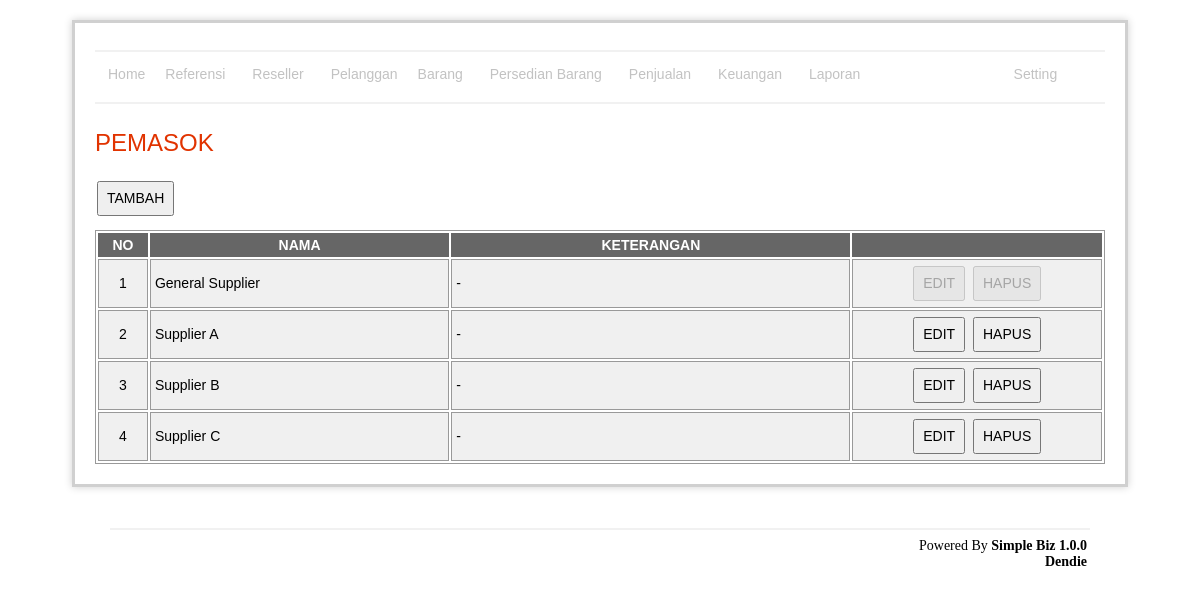
Page /suplier/index.php (signed in) on the committed database.
### tables this page shows
CREATE TABLE `suplier`  (
  `id` int(11) NOT NULL AUTO_INCREMENT,
  `name` varchar(255) NOT NULL,
  `description` tinytext NULL,
  `is_fix` enum('0','1') NOT NULL DEFAULT '0' COMMENT '0= can be delete, 1= not delete',
  `is_delete` enum('0','1') NOT NULL DEFAULT '0' COMMENT '0=no delete, 1=delete',
  PRIMARY KEY (`id`) USING BTREE
);

### suplier/indexRead.php (called while the page is built, shortened)
<?php
	include '../lib/connection.php';
	$query = "select id,name,description,is_fix
		from suplier
		where is_delete = '0'
		order by name";
	$data = mysqli_query($con, $query);
?>

### suplier/index.php (the view, shortened to what this page needs)
<?php include 'indexRead.php' ?>
	<h1>PEMASOK</h1>
	<p><input type="button" value="TAMBAH" onclick="window.location='add.php'" /></p>
	<?php if(mysqli_num_rows($data) < 1) : ?>
	 	<div class="warning">
			<h3><?php echo message::getMsg('emptySuccess') ?></h3>
		</div>
	<?php else: ?>
		<div id="tbl">
			<table width="100%">
				<thead>
					<tr>
						<th align="center" width="5%">NO</th>
						<th align="center" width="30%">NAMA</th>
						<th align="center" width="40%">KETERANGAN</th>
						<th></th>
					</tr>
				</thead>
				<tbody>
					<?php $i=1; ?>
					<?php while($val = mysqli_fetch_array($data)): ?>
						<tr>
							<td align="center"><?php echo $i ?></td>
							<td><?php echo $val['name'] ?></td>
							<td><?php echo $val['description'] ?></td>
							<td align="center">
								<?php if($val['is_fix'] == 0): ?>
								<input type="button" value="EDIT" onclick="window.location='edit.php?id=<?php echo $val['id'] ?>'" />
									<input type="button" value="HAPUS" onclick="confirm('Anda yakin akan menghapus ?') ? window.location='delete.php?id=<?php echo $val['id'] ?>' : false" />
								<?php else: ?>
									<input type="button" value="EDIT" disabled/>
									<input type="button" value="HAPUS" disabled/>
								<?php endif; ?>
							</td>
						</tr>
					<?php $i++; ?>
					<?php endwhile; ?>
			</table>
		</div>
	<?php endif; ?>
<?php include '../template/main.php' ?>

### asset/css/style.css (style rules this page uses)
#content p { margin: 12px 20px 12px 0; text-align:left; }
#content h1 { color: #e13300; background-color: transparent; font-weight: normal; font-size: 24px; margin: 10px 0 5px 0; padding: 15px 0 10px 0px; text-align:left; }
table { font-size: 14px; }
#tbl table { border: 1px solid #999; }
#tbl th { font-weight: bold; text-align: center; font-size: 14px; background-color: #666; color: #fff; padding: 4px; }
#tbl td { border: 1px solid #999; font-weight: normal; font-size: 14px; padding: 4px; background-color: #f0f0f0; }
input[type="button"], input[type="submit"] { font-size: 14px; height: 35px; padding: 2px 8px 2px 8px; margin: 2px; }

### rows in the picture
suplier: name "General Supplier", description "-"
suplier: name "Supplier A", description "-"
suplier: name "Supplier B", description "-"
suplier: name "Supplier C", description "-"
